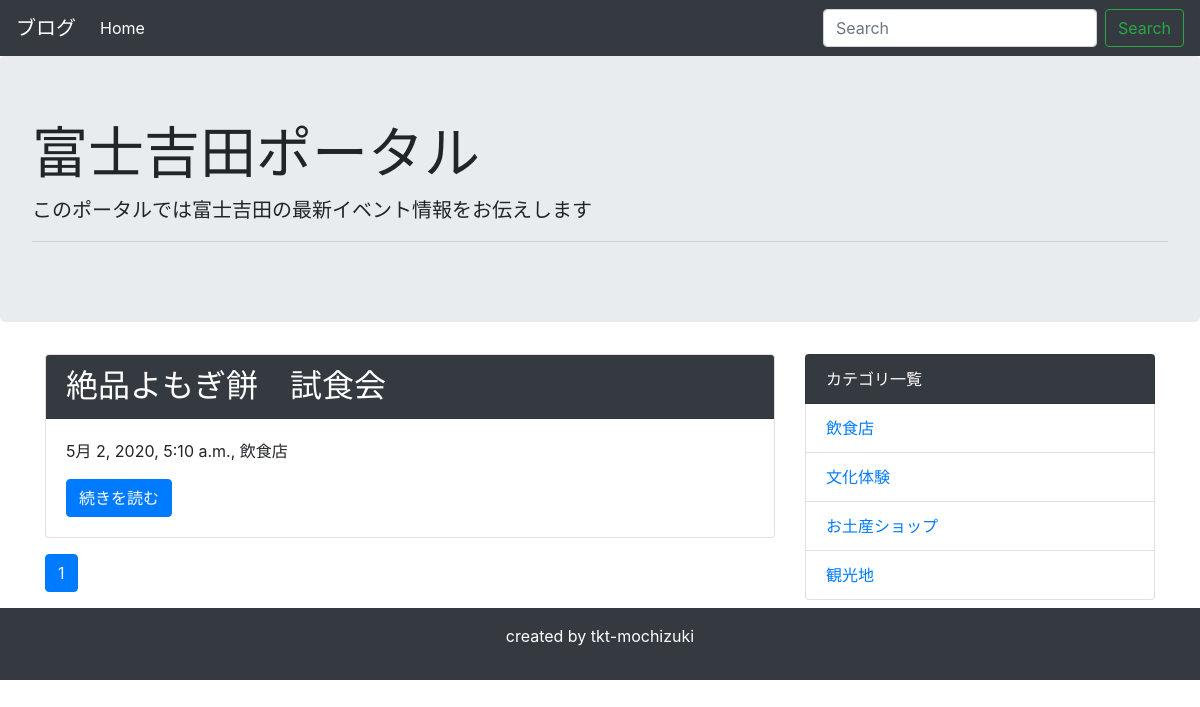
Page /category/1/ on the committed database.
### blog/models.py (models this page shows, shortened)
class Post(models.Model):
    title = models.CharField('タイトル', max_length=100)
    text = models.TextField('本文')
    image=models.ImageField(upload_to='images',blank=True,null=True)
    created_at = models.DateTimeField('作成日',default=timezone.now)
    category = models.ForeignKey(
        Category, verbose_name = 'カテゴリ', on_delete = models.PROTECT
    )

class Category(models.Model):
    name = models.CharField('カテゴリー名', max_length=200)
    created_at = models.DateTimeField('作成日',default=timezone.now)
    def __str__(self):
        return self.name

### blog/views.py (the view)
# urls.py: path('category/<int:pk>/', views.CategoryView.as_view(), name='category'),
class CategoryView(generic.ListView):
    template_name = 'blog/post_list.html'
    model = Post
    paginate_by = 10 # 追加
    def get_queryset(self):
        category = get_object_or_404(Category, pk=self.kwargs['pk'])
        queryset = Post.objects.order_by('created_at').filter(category=category)
        return queryset

### blog/context_processors.py (called while the page is built)
def common(request):
    context = {
        'category_list':Category.objects.all(),
    }
    return context

### blog/templatetags/mytag.py (called while the page is built)
@register.simple_tag
def url_replace(request, field, value):
    url_dict = request.GET.copy()
    url_dict[field] = value
    return url_dict.urlencode()

### blog/templates/blog/post_list.html
{% extends 'blog/base.html' %}
{% block content %}
{% for post in post_list %}
<div class="card mb-3">
    <h2 class="card-header bg-dark text-white">{{ post.title }}</h2>
    <div class="card-body">
      <p>{{ post.created_at }}, {{ post.category }}</p>
      <a href="{% url 'blog:detail' post.pk %}" class="btn btn-primary">続きを読む</a>
    </div>
</div>
{% endfor %}
{% include 'blog/pagination.html' %}
{% endblock %}

### blog/templates/blog/base.html (shortened to what this page needs)
<!doctype html>
<html lang="ja">
  <head>
    <link rel="stylesheet" href="https://stackpath.bootstrapcdn.com/bootstrap/4.4.1/css/bootstrap.min.css">
  </head>
  <body>
    <nav class="navbar navbar-expand-lg navbar-dark bg-dark">
      <a class="navbar-brand" href="#">ブログ</a>
      <div class="collapse navbar-collapse" id="navbarSupportedContent">
        <ul class="navbar-nav mr-auto">
          <li class="nav-item active">
            <a class="nav-link" href="{% url 'blog:index' %}">Home</a>
          </li>
        </ul>
        <form class="form-inline my-2 my-lg-0" method="GET" action="{% url 'blog:index' %}">
          <input class="form-control mr-sm-2" type="text" placeholder="Search" aria-label="Search" name="keyword">
          <button class="btn btn-outline-success my-2 my-sm-0" type="submit">Search</button>
        </form>
      </div>
    </nav>
    <div class="jumbotron">
      <h1 class="display-4">富士吉田ポータル</h1>
      <p class="lead">このポータルでは富士吉田の最新イベント情報をお伝えします</p>
      <hr class="my-2">
    </div>
    <div class="container">
      <div class="row">
          <div class="col-md-8">
              {% block content %}
              {% endblock %}
          </div>
          <div class="col-md-4">
              <ul class="list-group">
                  <li class="list-group-item bg-dark text-white">カテゴリ一覧</li>
                  {% for category in category_list %}
                  <li class="list-group-item"><a href="{% url 'blog:category' category.pk %}">{{ category }}</a></li>
                  {% endfor %}
              </ul>
          </div>
      </div>
    </div>
    <footer class="bg-dark text-white text-center py-3">
        <p>created by tkt-mochizuki</p>
    </footer>
  </body>
</html>

### rows in the picture
Post: title "絶品よもぎ餅 試食会", created_at "5月 2, 2020, 5:10 a.m.", category "飲食店"
Category: name "飲食店"
Category: name "文化体験"
Category: name "お土産ショップ"
Category: name "観光地"

### other values in the picture
{{ link_page }} "1"
